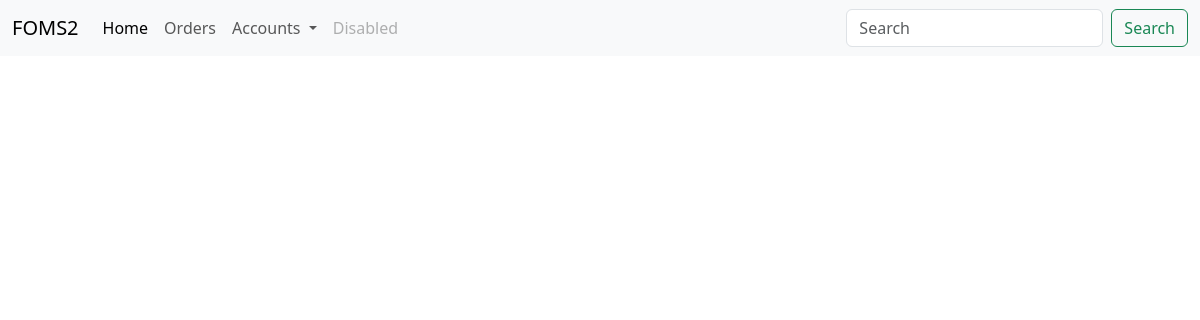
The page /tracks?foid=1 on the database as committed earlier.
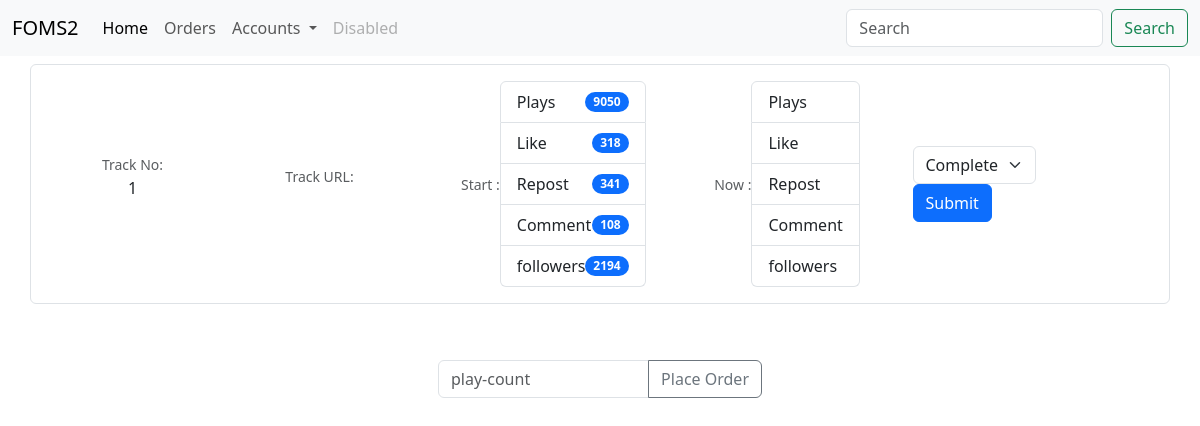
The same page on the database as committed later.
### website/models.py (models this page shows)
class SoundcloudTrack(db.Model):
    soundcloud_id = db.Column(db.Integer, primary_key=True)
    soundcloud_track = db.Column(db.String, nullable=False)
    plays = db.Column(db.Integer)
    likes = db.Column(db.Integer)
    repost = db.Column(db.Integer)
    comments = db.Column(db.Integer)
    followers = db.Column(db.Integer)
    foid = db.Column(db.Integer, db.ForeignKey('fiverr_order.foid'))

### website/views.py (the view)
@views.route('/tracks', methods=['GET', 'POST'])
def load_track():
    if request.method == 'GET':
        foid = request.args.get('foid', '')
        soundcloud_track = SoundcloudTrack.query.filter_by(
            foid=foid).all()
        order  = FiverrOrder.query.filter_by(
            foid=foid).first()
        return render_template('tracks.html', tracks=soundcloud_track , order = order)
    return render_template('tracks.html')

### website/templates/tracks.html (shortened to what this page needs)
{% extends "base.html"%}{%block title%}Orders{%endblock%} {% block content%}
{%for track in tracks %}
<div class="container">
  <div class="row my-2 border rounded p-2">
    <div
      class="col-md-2 d-flex align-items-center justify-content-center custom-column"
    >
      <p class="text-center">
        <small class="text-body-secondary">Track No:</small
        ><br />{{track['soundcloud_id']}}
      </p>
    </div>
    <div
      class="col-md-2 d-flex align-items-center justify-content-center custom-column"
    >
      <p class="text-center">
        <small class="text-body-secondary">Track URL:</small><br />
      </p>
    </div>
    <div
      class="col-md-3 d-flex align-items-center justify-content-center custom-column"
    >
      <small class="text-body-secondary">Start :</small>
      <ul class="list-group">
        <li
          class="list-group-item d-flex justify-content-between align-items-center"
        >
          Plays
          <span class="badge bg-primary rounded-pill">{{track['plays']}}</span>
        </li>
        <li
          class="list-group-item d-flex justify-content-between align-items-center"
        >
          Like
          <span class="badge bg-primary rounded-pill">{{track['likes']}}</span>
        </li>
        <li
          class="list-group-item d-flex justify-content-between align-items-center"
        >
          Repost
          <span class="badge bg-primary rounded-pill">{{track['repost']}}</span>
        </li>
        <li
          class="list-group-item d-flex justify-content-between align-items-center"
        >
          Comment
          <span class="badge bg-primary rounded-pill"
            >{{track['comments']}}</span
          >
        </li>
        <li
          class="list-group-item d-flex justify-content-between align-items-center"
        >
          followers
          <span class="badge bg-primary rounded-pill"
            >{{track['followers']}}</span
          >
        </li>
      </ul>
    </div>
    <div
      class="col-md-2 d-flex align-items-center justify-content-center custom-column"
    >
      <small class="text-body-secondary">Now :</small>
      <ul class="list-group">
        <li
          class="list-group-item d-flex justify-content-between align-items-center"
        >
          Plays
        </li>
        <li
          class="list-group-item d-flex justify-content-between align-items-center"
        >
          Like
        </li>
        <li
          class="list-group-item d-flex justify-content-between align-items-center"
        >
          Repost
        </li>
        <li
          class="list-group-item d-flex justify-content-between align-items-center"
        >
          Comment
        </li>
        <li
          class="list-group-item d-flex justify-content-between align-items-center"
        >
          followers
        </li>
      </ul>
    </div>
    <div
      class="col-md-2 d-flex align-items-center justify-content-center custom-column"
    >
    <form action="/oderstatus" method="POST">
      <select class="form-select" aria-label="Default select example" id="orderstatus" name ="orderstatus" >
        <option value="c">Complete</option>
      </select>
      <button type="submit" class="btn btn-primary" id="submitBtn" value="submit">
        Submit
      </button>
      </form>
    </div>
  </div>
</div>
<div class="container text-center">
  <div class="row align-items-center p-5">
    <div class="col">
      <form action="/get-plays" method="POST">
        <div class="input-group mb-3">
          <input
            type="number"
            class="form-control"
            placeholder="play-count"
            name="plays_count"
            aria-label="Recipient's username"
            aria-describedby="button-addon2"
          />
          <button
            class="btn btn-outline-secondary"
            type="submit"
            id="button-addon2"
          >
            Place Order
          </button>
        </div>
      </form>
    </div>
  </div>
</div>
{% endfor %}{%endblock%}

### website/templates/base.html (shortened to what this page needs)
<!DOCTYPE html>
<html lang="en">
  <head>
    <link
      href="https://cdn.jsdelivr.net/npm/bootstrap@5.3.2/dist/css/bootstrap.min.css"
      rel="stylesheet"
    />
  </head>
  <body>
    <nav class="navbar navbar-expand-lg bg-body-tertiary">
      <div class="container-fluid">
        <a class="navbar-brand" href="/">FOMS2</a>
        <div class="collapse navbar-collapse" id="navbarSupportedContent">
          <ul class="navbar-nav me-auto mb-2 mb-lg-0">
            <li class="nav-item">
              <a class="nav-link active" aria-current="page" href="/">Home</a>
            </li>
            <li class="nav-item">
              <a class="nav-link" href="/order">Orders</a>
            </li>
            <li class="nav-item dropdown">
              <a
                class="nav-link dropdown-toggle"
                href="#"
                role="button"
                data-bs-toggle="dropdown"
                aria-expanded="false"
              >
                Accounts
              </a>
            </li>
            <li class="nav-item">
              <a class="nav-link disabled" aria-disabled="true">Disabled</a>
            </li>
          </ul>
          <form class="d-flex" role="search">
            <input
              class="form-control me-2"
              type="search"
              placeholder="Search"
              aria-label="Search"
            />
            <button class="btn btn-outline-success" type="submit">
              Search
            </button>
          </form>
        </div>
      </div>
    </nav>
    {% block content %} {%endblock%}
  </body>
</html>

### website/templates/tracks.html (style rules this page uses)
.custom-column { padding: 0.5rem; margin: 0; }

Rows that differ between the two databases and show on the page:
added SoundcloudTrack: soundcloud_id "1", plays "9050", likes "318", repost "341", comments "108", followers "2194"
